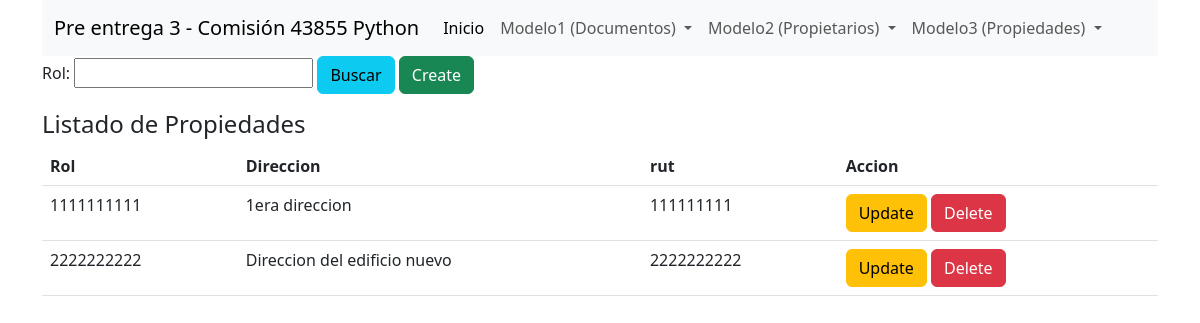
The page /listarPropiedades/ on the database its author committed.
### crud/models.py (models this page shows)
class Propiedades(models.Model):
    rol = models.CharField(db_column='rol', max_length=10, blank=False)
    direccion = models.CharField(db_column='direccion', max_length=100, blank=False)
    rut = models.CharField(db_column='rut',blank=False,max_length=10, default='111111111')

### crud/views.py (the view)
# urls.py: path('listarPropiedades/', views.listarPropiedades, name='listarPropiedades'),
def listarPropiedades(request):
    form = BuscaProps(request.GET)
    if form.is_valid():
        filtro = form.cleaned_data['rol']
        props = Propiedades.objects.filter(rol__icontains=filtro)
    else:
        print("No es Valido ")
    return render(request,"listapropiedades.html",{'form':form,'props':props})

### crud/forms.py
class BuscaProps(forms.Form):
    rol = forms.CharField(max_length=10,required=False)

### crud/templates/listapropiedades.html
{% extends "base.html" %}
{% block content %}
<div class="container">
    <form action="?" method="get">
        {{form}}
        <button type="submit" class="btn btn-info">Buscar</button>
        <a type="button" class="btn btn-success" href="{%url 'creaPropiedades' %}">Create</a>
    </form>
<div class="card-body">
    <h4>Listado de Propiedades </h4>
    <table class="table">
        <thead>
            <tr>
                <th scope="col">Rol</th>
                <th scope="col">Direccion</th>
                <th scope="col">rut</th>
                <th scope="col">Accion</th>
            </tr>
        </thead>
        <tbody>
            {% for prop in props %}
            <tr>
                <td>{{ prop.rol }}</td>
                <td>{{ prop.direccion }}</td>
                <td>{{ prop.rut }}</td>
                <td>
                    <a type="button" class="btn btn-warning" href="../update-Propiedades/{{ prop.id }}">Update</a>
                    <a type="button" class="btn btn-danger" href="../delete-Propiedades/{{ prop.id }}">Delete</a>
                </td>
            </tr>
            {% endfor %}
        </tbody>
    </table>
</div>
</div>
{% endblock %}

### rows shown on the page
Propiedades: rol "1111111111", direccion "1era direccion", rut "111111111"
Propiedades: rol "2222222222", direccion "Direccion del edificio nuevo", rut "2222222222"
